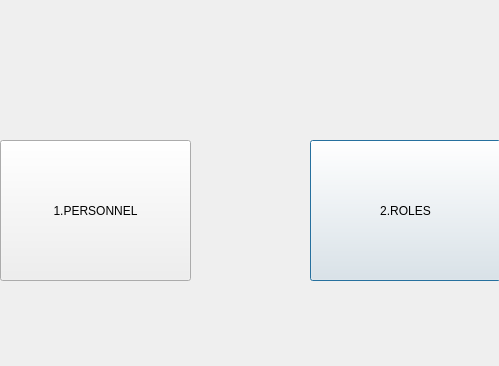
<?xml version="1.0" encoding="UTF-8"?>
<ui version="4.0">
 <class>dialogper</class>
 <widget class="QDialog" name="dialogper">
  <property name="geometry">
   <rect>
    <x>0</x>
    <y>0</y>
    <width>499</width>
    <height>366</height>
   </rect>
  </property>
  <property name="windowTitle">
   <string>Dialog</string>
  </property>
  <property name="styleSheet">
   <string notr="true">border-image: url(:/image/image/passage.jpg);
QPushButton
{
text-align:center;
font-size:20px;
font-family: Impact;
  color: white;
  background-color: black;
  border-width: 0px;
  border-radius:10px;
}
QPushButton:hover { background-color: white;
color:black;
text-decoration: underline; }</string>
  </property>
  <widget class="QPushButton" name="roles">
   <property name="geometry">
    <rect>
     <x>310</x>
     <y>140</y>
     <width>191</width>
     <height>141</height>
    </rect>
   </property>
   <property name="cursor">
    <cursorShape>PointingHandCursor</cursorShape>
   </property>
   <property name="styleSheet">
    <string notr="true">border-image: url(:/image/image/Capture53.png);</string>
   </property>
   <property name="text">
    <string>2.ROLES</string>
   </property>
  </widget>
  <widget class="QPushButton" name="peronnel">
   <property name="geometry">
    <rect>
     <x>0</x>
     <y>140</y>
     <width>191</width>
     <height>141</height>
    </rect>
   </property>
   <property name="cursor">
    <cursorShape>PointingHandCursor</cursorShape>
   </property>
   <property name="styleSheet">
    <string notr="true">border-image: url(:/image/image/Capture53.png);</string>
   </property>
   <property name="text">
    <string>1.PERSONNEL</string>
   </property>
  </widget>
 </widget>
 <resources/>
 <connections/>
</ui>
